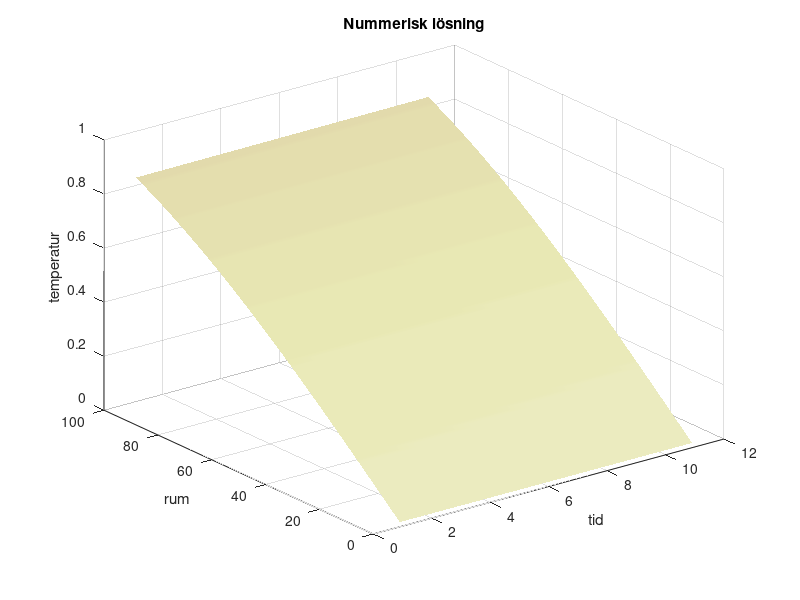
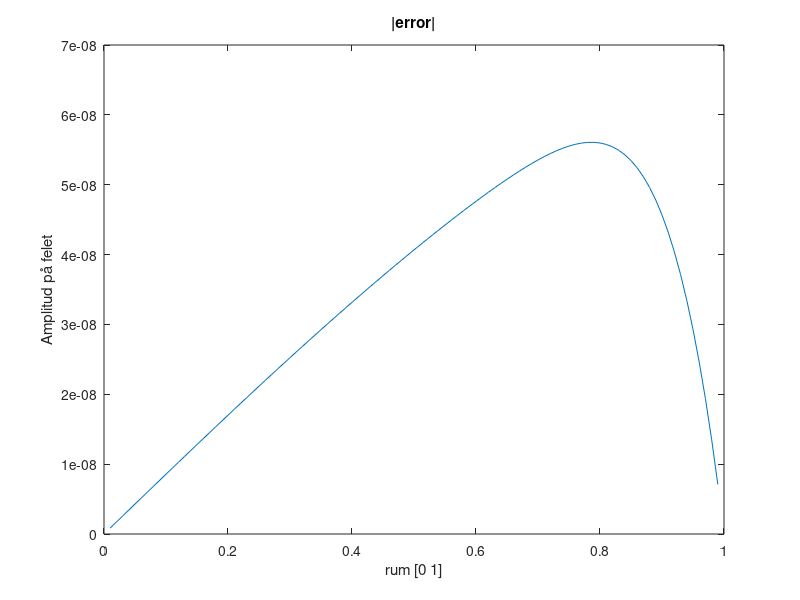

Recreate these plots in MATLAB, in order.
%% P2A U4c
% Implicit metod med Finita differensmetoden
clearvars, clc, close all

% Parametrar
D    = 1;
T_L  = @(t)   0; 
T_R  = @(t)   sin(exp(t));
F    = @(x,t) exp(t).*x.*cos(exp(t).*x) + exp(2*t).*sin(exp(t).*x);
U0   = @(x)   sin(x);
W    = @(x,t) sin(exp(t).*x);

% Diskretisering av tid
dt     = 10^-3;
T_slut = 0.01;
T      = 0:dt:T_slut;

% Diskretisering av rum
N      = 100;
x0     = 0;
xN     = 1;
dx     = (xN - x0) / N;
x      = linspace(x0, xN, N+1);
xi     = x(2:end-1)';

% Matris
sigma = (dt * D) / (2 * dx^2);
A     = diag( 1+2*sigma * ones(N-1, 1)) ...  % Center
      + diag( -sigma * ones(N-2, 1), 1) ...  % Off-Center
      + diag( -sigma * ones(N-2, 1), -1);    % Off-Center

B     = diag( 1-2*sigma * ones(N-1, 1)) ...  % Center
      + diag( +sigma * ones(N-2, 1), 1) ...  % Off-Center
      + diag( +sigma * ones(N-2, 1), -1);    % Off-Center

% Nummerisk lösning
U = zeros(length(xi), length(T));   % Allokera minne
U(:, 1) = U0(xi);                   % Begynnelse villkor

for i = 1:length(T)-1
    f1 = F(xi, T(i));
    f2 = F(xi, T(i+1));

    HL = B * U(:,i) + (dt/2) * (f1 + f2);

    HL(1) = HL(1) + sigma*( T_L(T(i)) + T_L(T(i+1)) );
    HL(end) = HL(end) + sigma*( T_R(T(i)) + T_R(T(i+1)) );
    
    U(:, i+1) = A \ HL;
end

% Analytisk lösning
w = W(xi, T);

% Felet
r = abs(w(:, end) - U(:, end));
max(r)

% Resultat
surfl(U)
colormap(pink)
shading interp
title("Nummerisk lösning")
xlabel("tid")
ylabel("rum")
zlabel("temperatur")

figure;
plot(xi, r);
ylabel("Amplitud på felet")
xlabel("rum [0 1]")
title("|error|")
